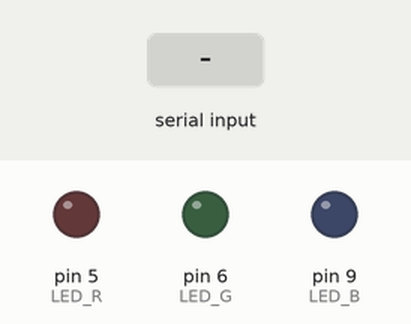
This sketch was run on a simulated Arduino Uno, built with avr-gcc and run on an emulated ATmega328P. On the bench: output pins drawn as LEDs (lit = HIGH). Inputs (shaded band) come from the test bench.

Above: at 1.2 s.
1.3 s: "2" received over Serial
At 2.0 s:
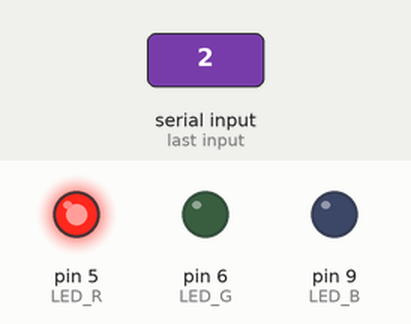
2.9 s: "1" received over Serial
At 3.3 s:
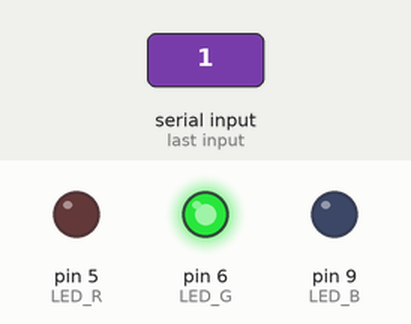
4.5 s: "3" received over Serial
At 5.7 s:
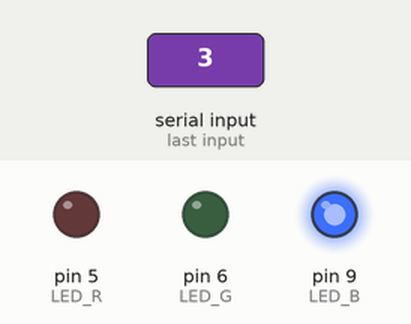
Timing chart, 0 to 7.5 s (numbered marks = the images above; inputs shaded):
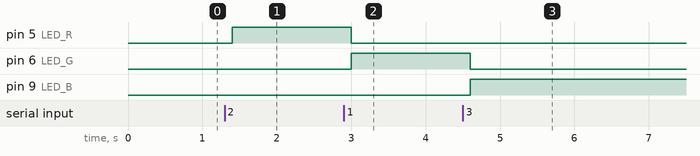

Measured:
- after the input at 1.3 s, pin 5 (LED_R): LOW → HIGH after 0.10 s
- after the input at 2.9 s, pin 5 (LED_R): HIGH → LOW after 0.10 s; pin 6 (LED_G): LOW → HIGH after 0.10 s
- after the input at 4.5 s, pin 6 (LED_G): HIGH → LOW after 0.10 s; pin 9 (LED_B): LOW → HIGH after 0.10 s

The sketch:

indikator_raskladki.ino
```cpp
int inByte = 0;
int LED_R = 5;//красный пин
int LED_G = 6;//зеленый пин
int LED_B = 9;//синий пин
int RV = 255; // яркость
int GV = 255;// яркость
int BV = 255;// яркость
void setup() {
  Serial.begin(9600);
  pinMode(LED_R, OUTPUT);
  pinMode(LED_G, OUTPUT);
  pinMode(LED_B, OUTPUT);
}
void loop() {
  if (Serial.available() > 0) {
    delay(100);
    inByte = Serial.read();
    if (inByte == '2') { // RU
      analogWrite(LED_R, RV);
      analogWrite(LED_G, 0);
      analogWrite(LED_B, 0);
    } else if (inByte == '1') { // EN
      analogWrite(LED_R, 0);
      analogWrite(LED_G, GV);
      analogWrite(LED_B, 0);
    } else if (inByte == '3') { //UA
      analogWrite(LED_R, 0);
      analogWrite(LED_G, 0);
      analogWrite(LED_B, BV);
    }
  }
}
```
